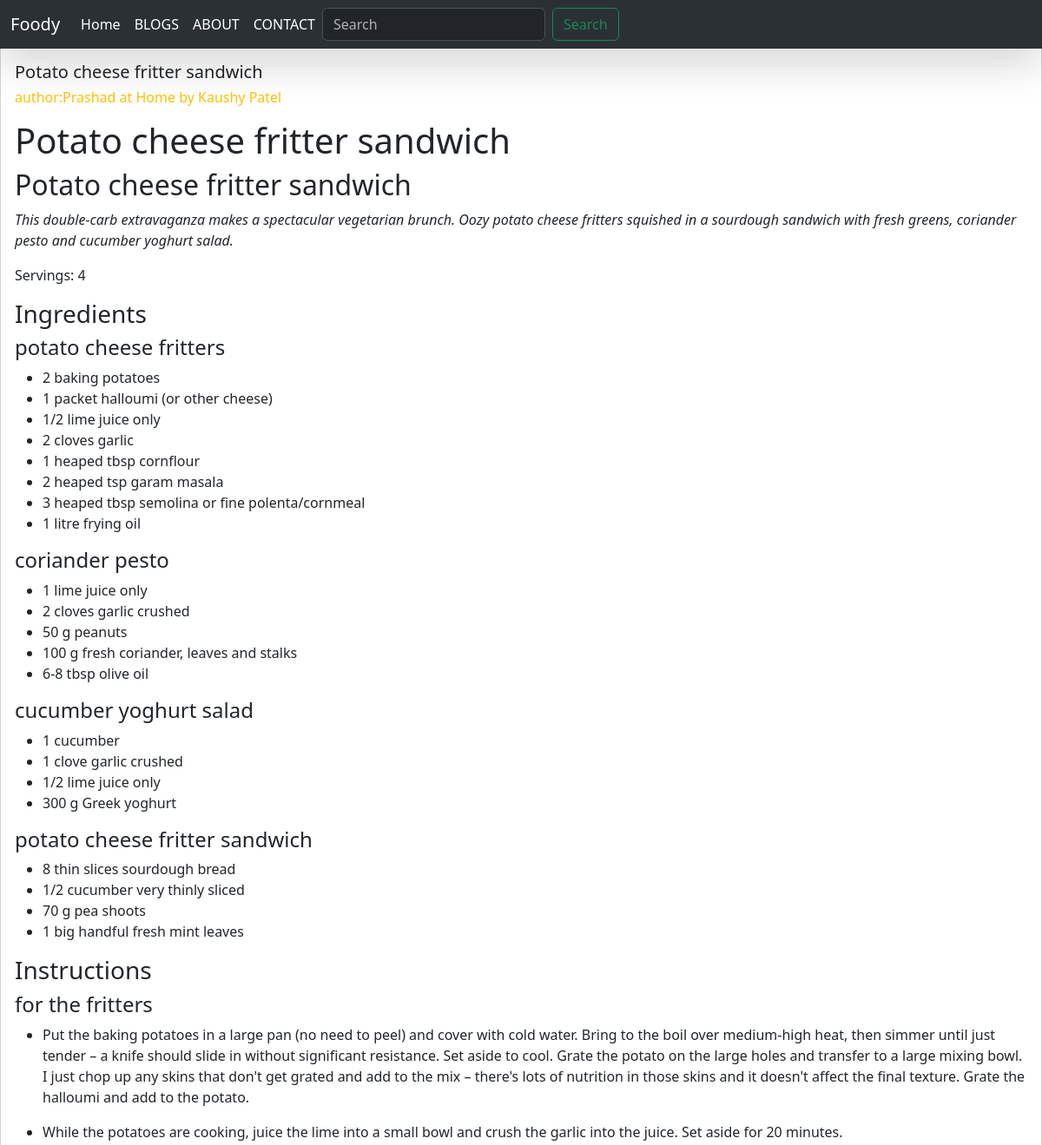
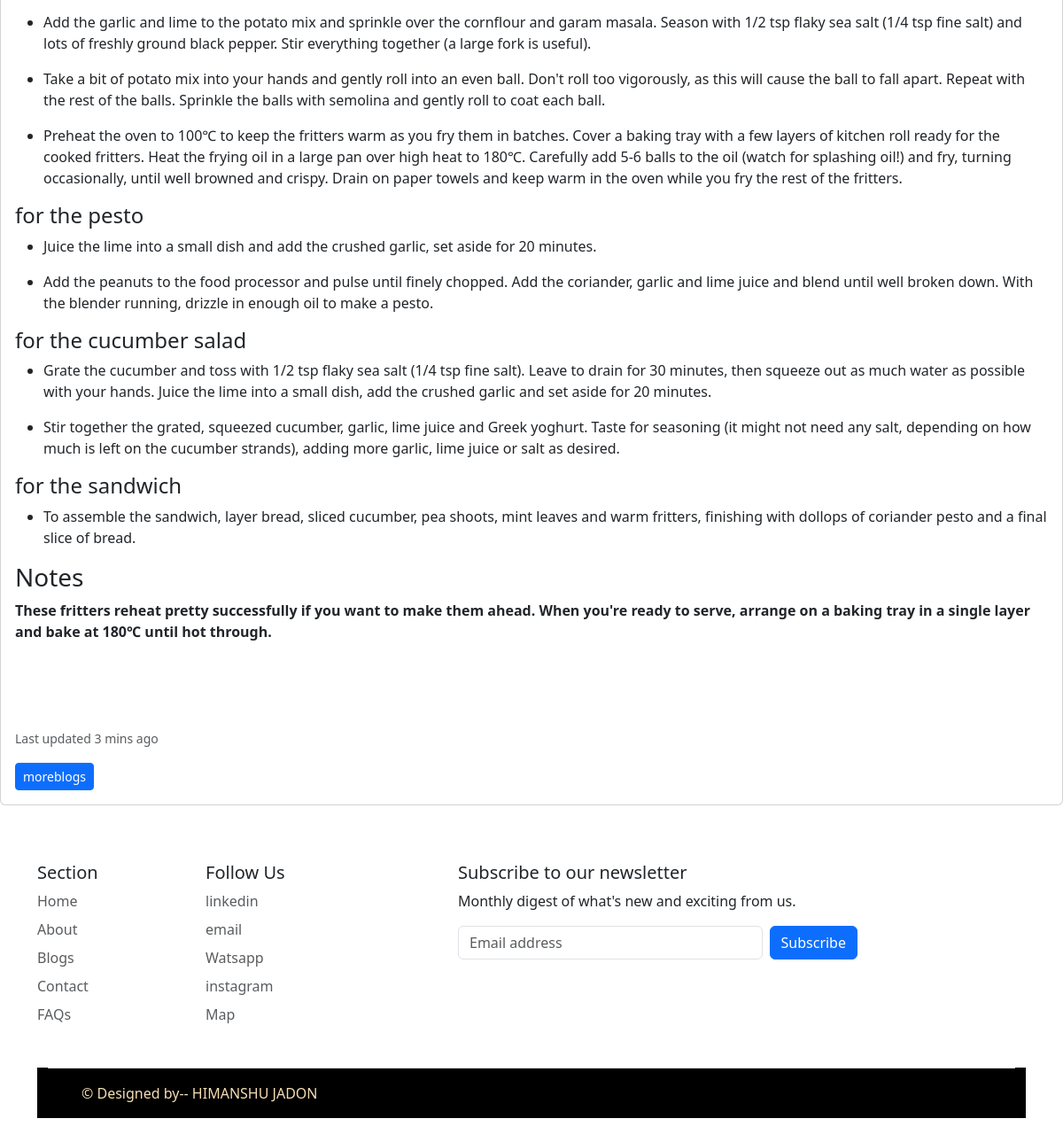
The app's page /viewBlog2/1/ with its own data (2 pictures, top to bottom).
### myapp2/models.py (models this page shows, shortened)
class Regular_blogs(models.Model):
    title=models.CharField(max_length=50)
    author=models.CharField(max_length=50)
    date=models.DateField(auto_now_add=True)
    content = RichTextField()
    image = models.ImageField(upload_to = "myapp2/images",default="")
    created_at=models.DateTimeField(auto_now_add=True)

### myapp2/views.py (the view)
# urls.py: path('viewBlog2/<int:pk>/',views.view_block2,name='viewBlog2'),
def view_block2(request,pk):    #pk-primary keys
    viewBlog2=Regular_blogs.objects.get(pk=pk)
    return render(request,'viewBlog2.html',{'viewBlog2':viewBlog2})

### templates/viewBlog2.html (shortened to what this page needs)
{% extends 'home.html' %}
{% load static %}
{% block body %}
<div style="padding-top: 30px;">
<div class="card mb-3">
    <div class="card-body">
      <h5 class="card-title">{{viewBlog2.title}}</h5>
      <h6 class="text-warning">author:{{viewBlog2.author}} </h6>
      <p class="card-text">{{viewBlog2.content|safe}}</p>
      <p class="card-text"><small class="text-body-secondary">Last updated 3 mins ago</small></p>
      <a href="{% url 'blogs' %}" class="btn btn-primary btn-sm">moreblogs</a>
    </div>
  </div>
</div>
{% endblock %}

### records on screen
Regular_blogs: title "Potato cheese fritter sandwich", author "Prashad at Home by Kaushy Patel", content "Potato cheese fritter sandwich Potato cheese fritter sandwich This double-carb extravaganza makes a spectacular vegetarian brunch. Oozy potato cheese fritters squished in a sourdough sandwich with fresh greens, coriander pesto and cucumber yoghurt salad. Servings: 4 Ingredients potato cheese fritters 2 baking potatoes 1 packet halloumi (or other cheese) 1/2 lime juice only 2 cloves garlic 1 heaped tbsp cornflour 2 heaped tsp garam masala 3 heaped tbsp semolina or fine polenta/cornmeal 1 litre frying oil coriander pesto 1 lime juice only 2 cloves garlic crushed 50 g peanuts 100 g fresh coriander, leaves and stalks 6-8 tbsp olive oil cucumber yoghurt salad 1 cucumber 1 clove garlic crushed…"
